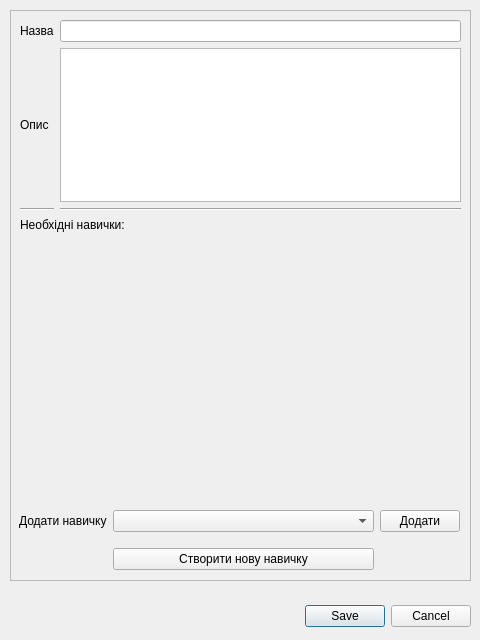
<?xml version="1.0" encoding="UTF-8"?>
<ui version="4.0">
 <class>Dialog_editPosition</class>
 <widget class="QDialog" name="Dialog_editPosition">
  <property name="geometry">
   <rect>
    <x>0</x>
    <y>0</y>
    <width>480</width>
    <height>640</height>
   </rect>
  </property>
  <property name="windowTitle">
   <string>Редагувати посаду</string>
  </property>
  <property name="modal">
   <bool>true</bool>
  </property>
  <widget class="QDialogButtonBox" name="buttonBox">
   <property name="enabled">
    <bool>true</bool>
   </property>
   <property name="geometry">
    <rect>
     <x>10</x>
     <y>600</y>
     <width>461</width>
     <height>32</height>
    </rect>
   </property>
   <property name="orientation">
    <enum>Qt::Horizontal</enum>
   </property>
   <property name="standardButtons">
    <set>QDialogButtonBox::Cancel|QDialogButtonBox::Save</set>
   </property>
  </widget>
  <widget class="QFrame" name="frame_editFrame">
   <property name="geometry">
    <rect>
     <x>10</x>
     <y>10</y>
     <width>461</width>
     <height>571</height>
    </rect>
   </property>
   <property name="frameShape">
    <enum>QFrame::StyledPanel</enum>
   </property>
   <property name="frameShadow">
    <enum>QFrame::Raised</enum>
   </property>
   <widget class="QWidget" name="gridLayoutWidget">
    <property name="geometry">
     <rect>
      <x>10</x>
      <y>10</y>
      <width>441</width>
      <height>191</height>
     </rect>
    </property>
    <layout class="QGridLayout" name="layout_positInfo">
     <item row="0" column="0">
      <widget class="QLabel" name="label">
       <property name="text">
        <string>Назва</string>
       </property>
      </widget>
     </item>
     <item row="1" column="0">
      <widget class="QLabel" name="label_2">
       <property name="text">
        <string>Опис</string>
       </property>
      </widget>
     </item>
     <item row="2" column="0">
      <widget class="Line" name="line">
       <property name="orientation">
        <enum>Qt::Horizontal</enum>
       </property>
      </widget>
     </item>
     <item row="2" column="1">
      <widget class="Line" name="line_2">
       <property name="orientation">
        <enum>Qt::Horizontal</enum>
       </property>
      </widget>
     </item>
     <item row="0" column="1">
      <widget class="QLineEdit" name="positName"/>
     </item>
     <item row="1" column="1">
      <widget class="QTextEdit" name="positDescr"/>
     </item>
    </layout>
   </widget>
   <widget class="QWidget" name="gridLayoutWidget_2">
    <property name="geometry">
     <rect>
      <x>10</x>
      <y>229</y>
      <width>441</width>
      <height>261</height>
     </rect>
    </property>
    <layout class="QGridLayout" name="layout_positSkills">
     <property name="sizeConstraint">
      <enum>QLayout::SetMinimumSize</enum>
     </property>
    </layout>
   </widget>
   <widget class="QWidget" name="gridLayoutWidget_3">
    <property name="geometry">
     <rect>
      <x>9</x>
      <y>490</y>
      <width>441</width>
      <height>81</height>
     </rect>
    </property>
    <layout class="QGridLayout" name="layout_editSkills">
     <item row="0" column="1">
      <widget class="QComboBox" name="comboBox_selectSkill">
       <property name="cursor">
        <cursorShape>PointingHandCursor</cursorShape>
       </property>
       <property name="editable">
        <bool>false</bool>
       </property>
       <property name="currentText">
        <string/>
       </property>
      </widget>
     </item>
     <item row="0" column="0">
      <widget class="QLabel" name="label_6">
       <property name="sizePolicy">
        <sizepolicy hsizetype="Maximum" vsizetype="Preferred">
         <horstretch>0</horstretch>
         <verstretch>0</verstretch>
        </sizepolicy>
       </property>
       <property name="text">
        <string>Додати навичку</string>
       </property>
      </widget>
     </item>
     <item row="0" column="2">
      <widget class="QPushButton" name="button_addSkill">
       <property name="sizePolicy">
        <sizepolicy hsizetype="Maximum" vsizetype="Fixed">
         <horstretch>0</horstretch>
         <verstretch>0</verstretch>
        </sizepolicy>
       </property>
       <property name="cursor">
        <cursorShape>PointingHandCursor</cursorShape>
       </property>
       <property name="text">
        <string>Додати</string>
       </property>
      </widget>
     </item>
     <item row="1" column="1">
      <widget class="QPushButton" name="button_createSkill">
       <property name="cursor">
        <cursorShape>PointingHandCursor</cursorShape>
       </property>
       <property name="text">
        <string>Створити нову навичку</string>
       </property>
      </widget>
     </item>
    </layout>
   </widget>
   <widget class="QWidget" name="verticalLayoutWidget">
    <property name="geometry">
     <rect>
      <x>10</x>
      <y>199</y>
      <width>441</width>
      <height>31</height>
     </rect>
    </property>
    <layout class="QVBoxLayout" name="verticalLayout">
     <item>
      <widget class="QLabel" name="label_3">
       <property name="text">
        <string>Необхідні навички:</string>
       </property>
      </widget>
     </item>
    </layout>
   </widget>
  </widget>
 </widget>
 <resources/>
 <connections>
  <connection>
   <sender>buttonBox</sender>
   <signal>accepted()</signal>
   <receiver>Dialog_editPosition</receiver>
   <slot>accept()</slot>
   <hints>
    <hint type="sourcelabel">
     <x>248</x>
     <y>254</y>
    </hint>
    <hint type="destinationlabel">
     <x>157</x>
     <y>274</y>
    </hint>
   </hints>
  </connection>
  <connection>
   <sender>buttonBox</sender>
   <signal>rejected()</signal>
   <receiver>Dialog_editPosition</receiver>
   <slot>reject()</slot>
   <hints>
    <hint type="sourcelabel">
     <x>316</x>
     <y>260</y>
    </hint>
    <hint type="destinationlabel">
     <x>286</x>
     <y>274</y>
    </hint>
   </hints>
  </connection>
 </connections>
</ui>
